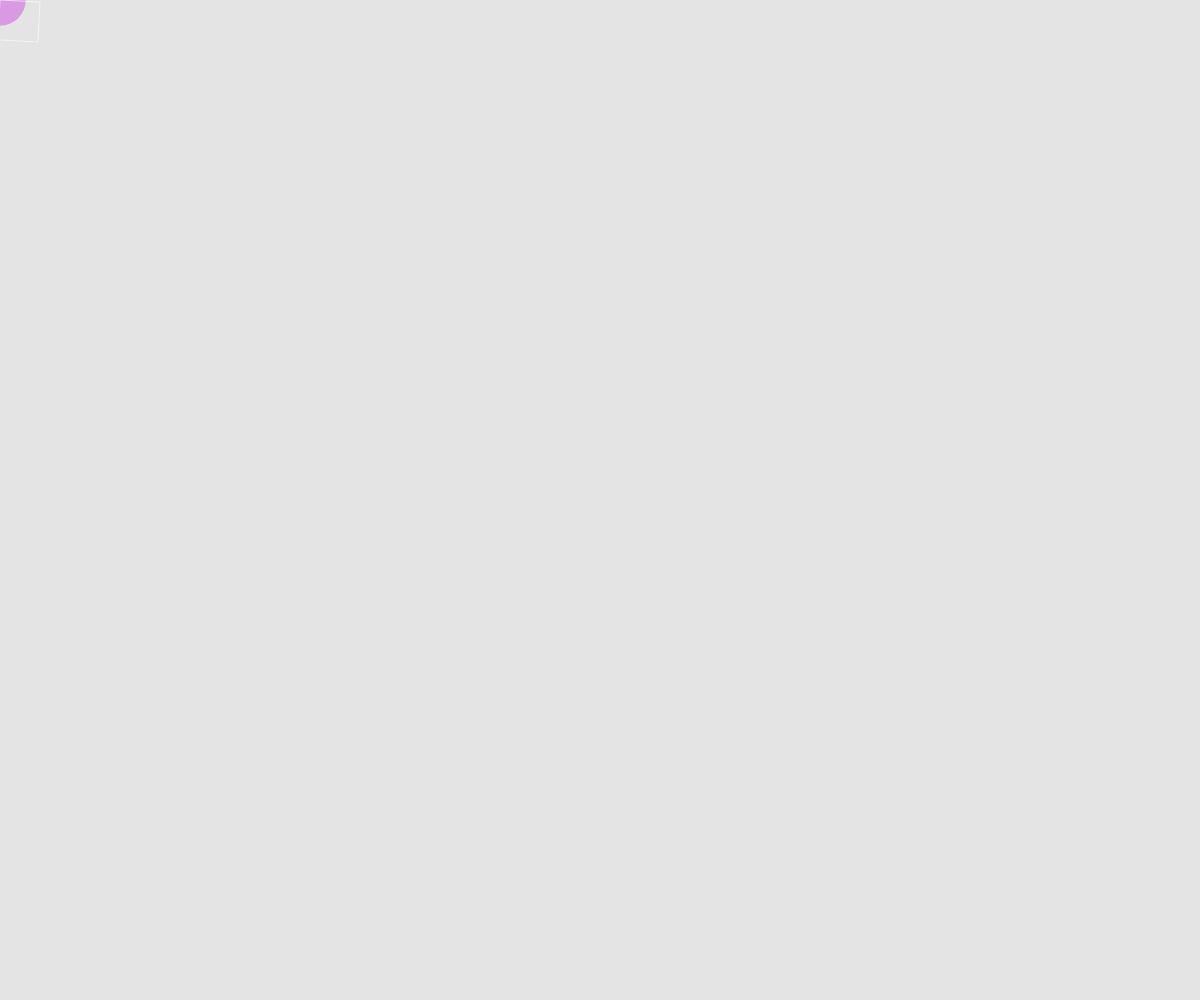
Frame 1 (no input)
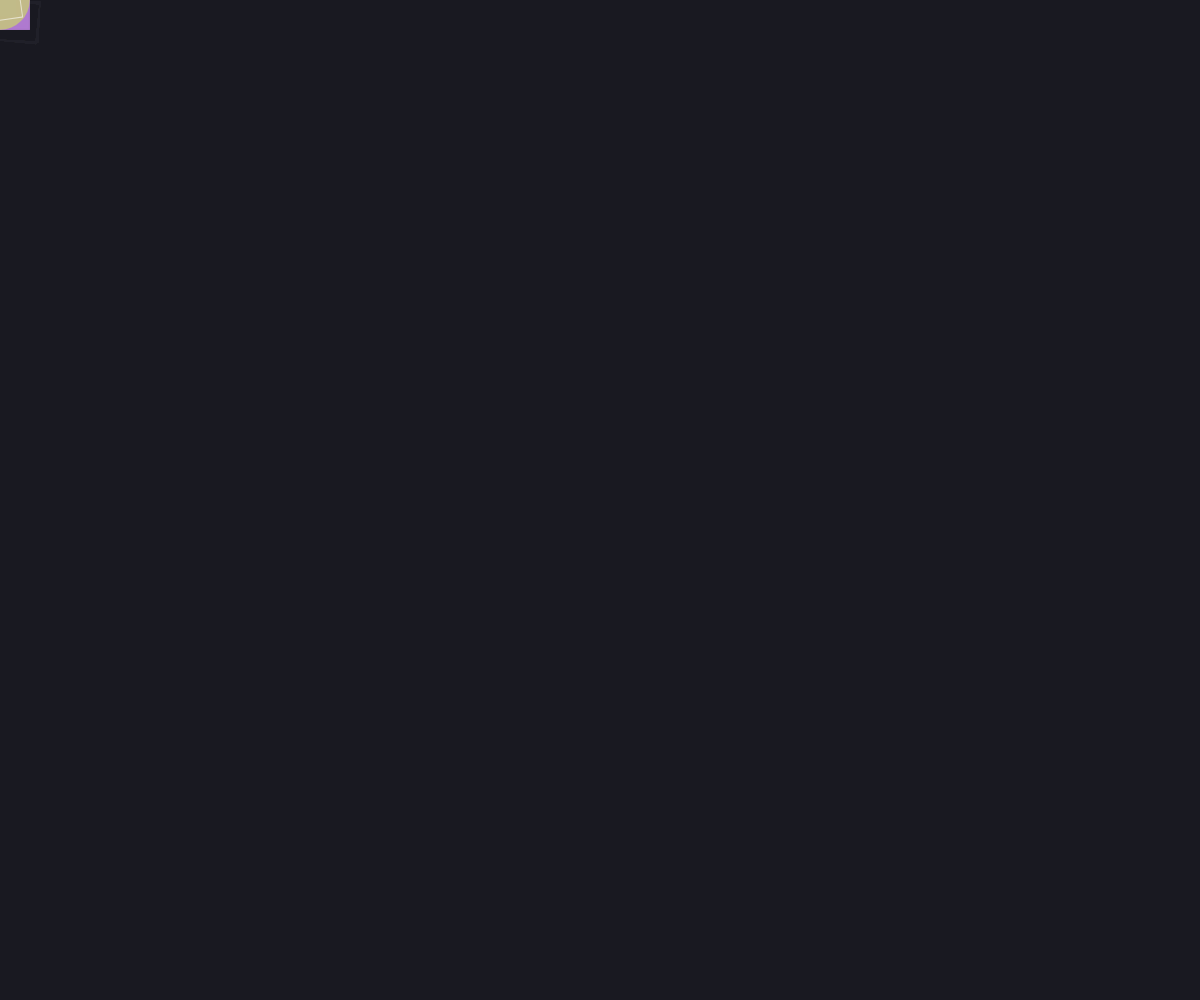
Frame 60 (no input)
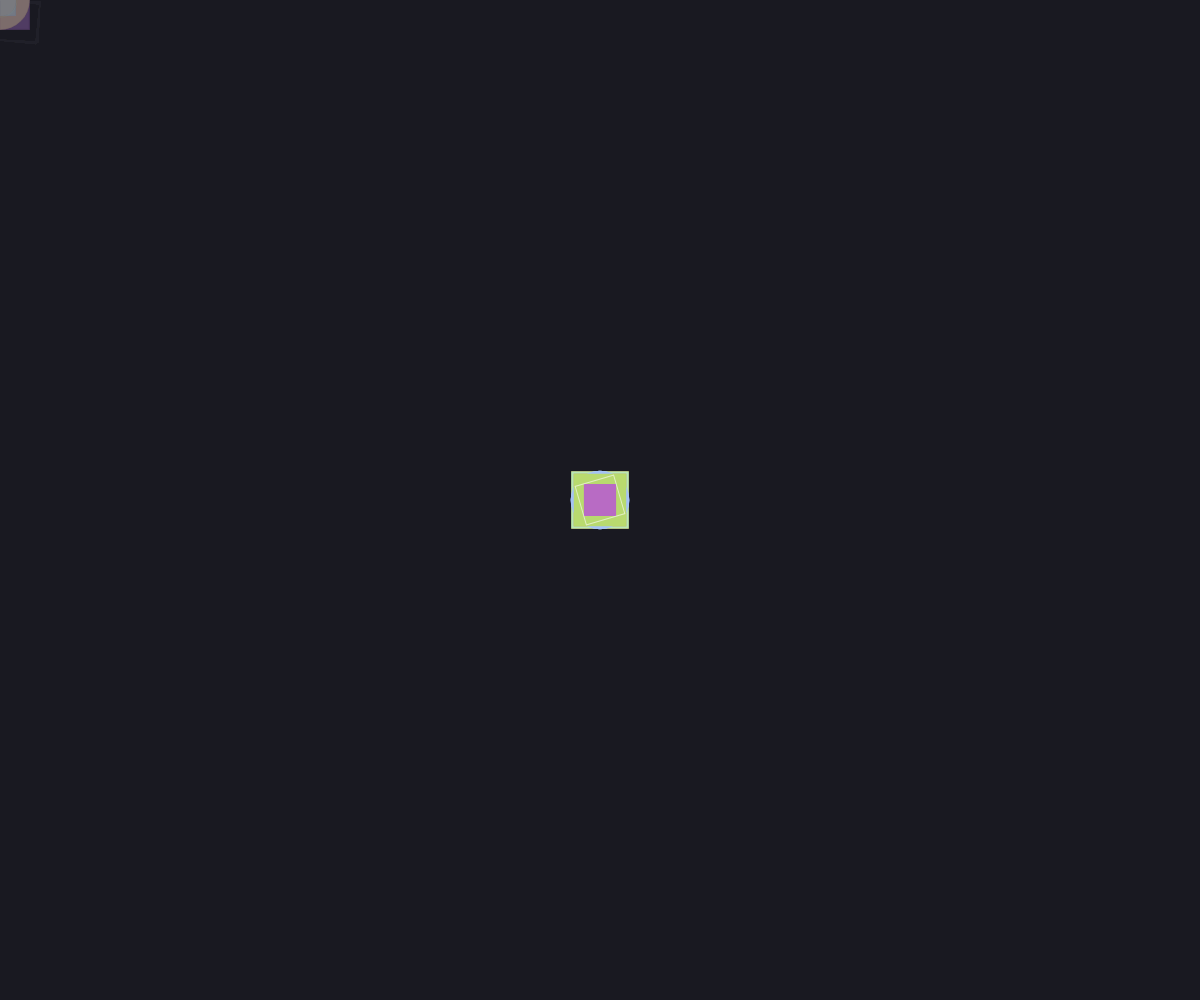
Frame 120 (the mouse pressed at the canvas centre since frame 60)

The p5.js sketch that drew these frames (run headless with seeded random() and noise() and a simulated clock; from frame 60 on, the mouse is pressed at the canvas centre):

// p5.js sketch
// ── sketch.js
let trail = [];

function setup() {
  createCanvas(windowWidth, windowHeight);
  noCursor(); // Hide default cursor
}

function draw() {
  background(30, 30, 40, 30); // Dark fading background

  // Add a new trail particle
  trail.push(new TrailParticle(mouseX, mouseY));

  // Limit trail length
  if (trail.length > 100) {
    trail.splice(0, 1);
  }

  // Update and show trail particles
  for (let i = 0; i < trail.length; i++) {
    trail[i].update();
    trail[i].show();
  }

  // Decorative rotating square at mouse
  push();
  translate(mouseX, mouseY);
  rotate(frameCount * 0.05);
  stroke(255, 150);
  noFill();
  rect(0, 0, 40, 40); // Larger center rotating square
  pop();
}

class TrailParticle {
  constructor(x, y) {
    this.pos = createVector(x, y);
    this.size = random(30, 60); // Increased size range
    this.lifespan = 255;
    this.isCircle = random() < 0.5; // Circle or square
    this.col = color(random(100, 255), random(100, 255), random(100, 255), this.lifespan);
  }

  update() {
    this.lifespan -= 4;
    this.col.setAlpha(this.lifespan);
  }

  show() {
    noStroke();
    fill(this.col);

    if (this.isCircle) {
      ellipse(this.pos.x, this.pos.y, this.size);
    } else {
      rectMode(CENTER);
      rect(this.pos.x, this.pos.y, this.size, this.size);
    }
  }
}
